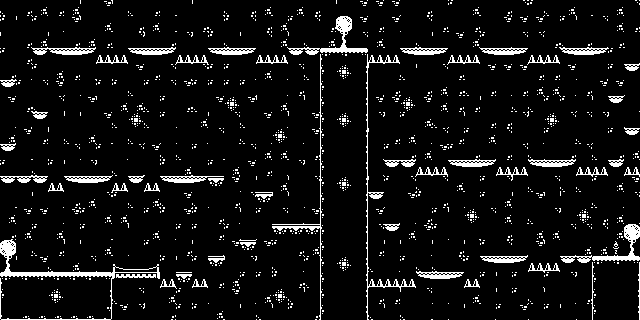

The image is a tile-based game level rendered from a .tmx file. Its description and source (layers, tilesets, objects; grid data summarised) follow:
An orthogonal 40x20 tile map with 16x16 px tiles, 7 tile layers (Coins, Keys, Backround, KillPart, ...).

<map version="1.10" tiledversion="1.11.2" orientation="orthogonal" renderorder="right-down" width="40" height="20" tilewidth="16" tileheight="16" infinite="0" nextlayerid="8" nextobjectid="1">
 <tileset firstgid="1" name="monochrome_tilemap_packed.png" tilewidth="16" tileheight="16" tilecount="400" columns="20">
  <image source="monochrome_tilemap_packed.png" width="320" height="320" />
 </tileset>
 <layer id="4" name="Coins" width="40" height="20">
  <data>[800 cells, 22 non-empty, 1 distinct tile ids]</data>
 </layer>
 <layer id="6" name="Keys" width="40" height="20">
  <data>[800 cells, 1 non-empty, 1 distinct tile ids]</data>
 </layer>
 <layer id="1" name="Backround" width="40" height="20">
  <data>[800 cells, 800 non-empty, 9 distinct tile ids]</data>
 </layer>
 <layer id="3" name="KillPart" width="40" height="20">
  <data>[800 cells, 30 non-empty, 1 distinct tile ids]</data>
 </layer>
 <layer id="2" name="Gound" width="40" height="20">
  <data>[800 cells, 154 non-empty, 20 distinct tile ids]</data>
 </layer>
 <layer id="5" name="Foreground" width="40" height="20">
  <data>[800 cells, 19 non-empty, 3 distinct tile ids]</data>
 </layer>
 <layer id="7" name="Flag" width="40" height="20">
  <data>[800 cells, 1 non-empty, 1 distinct tile ids]</data>
 </layer>
</map>
